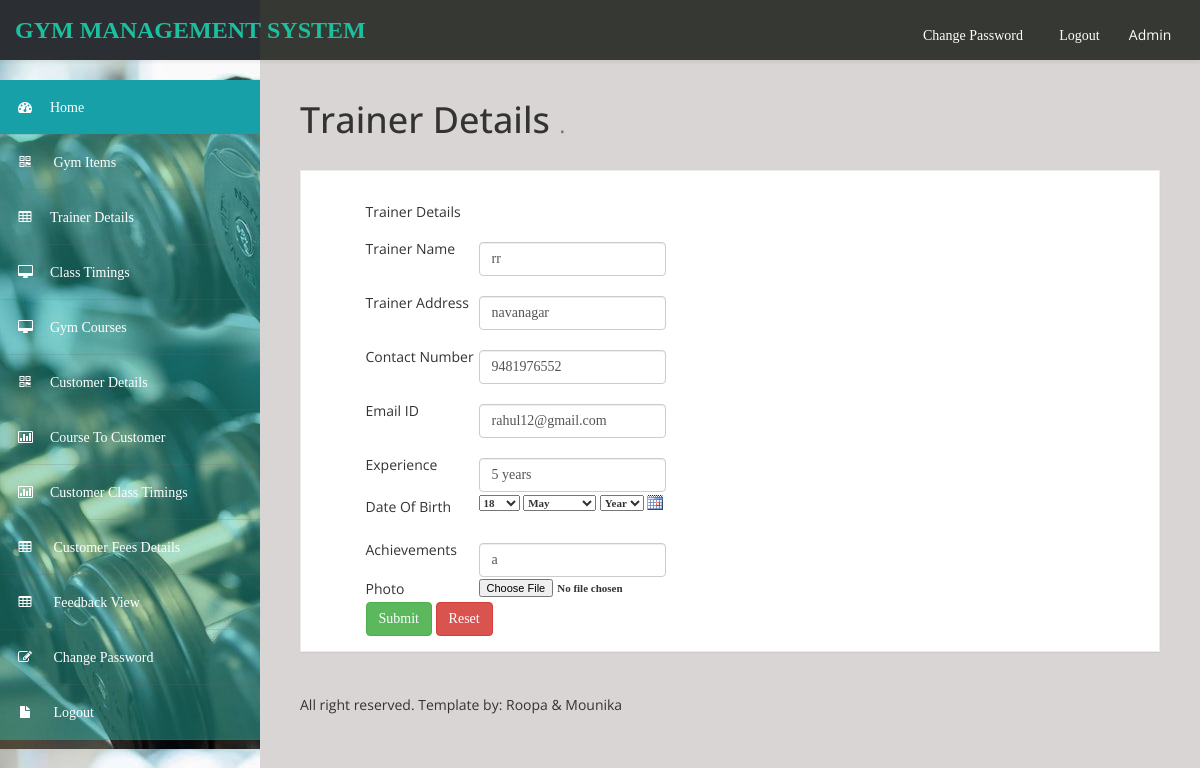
The page /admin/trainer_details_edit.php?trainer_id=10 (signed in) on the database its author committed.
### tables this page shows
CREATE TABLE `trainer_details` (
  `trainer_id` int(100) NOT NULL auto_increment,
  `trainer_name` varchar(100) NOT NULL,
  `trainer_address` varchar(100) NOT NULL,
  `contact_number` varchar(100) NOT NULL,
  `email_id` varchar(100) NOT NULL,
  `experience` varchar(200) NOT NULL,
  `date_of_birth` varchar(100) NOT NULL,
  `achievments` varchar(200) NOT NULL,
  `photo` varchar(100) NOT NULL,
  PRIMARY KEY  (`trainer_id`)
);

### admin/trainer_details_edit.php (the view, shortened to what this page needs)
<!DOCTYPE html>
<html xmlns="http://www.w3.org/1999/xhtml">
<head>
   <?php include('medatada.php');?>
   <?php include('header.php');?>
   <?php include('sidebar.php');?>
<body>
        <div id="page-wrapper" >
            <div id="page-inner">
			 <div class="row">
                    <div class="col-md-12">
                        <h1 class="page-header">
                            <span class="style1">Trainer Details </span><small>.</small>
                        </h1>
               </div>
              </div>
              <div class="row">
                <div class="col-lg-12">
                    <div class="panel panel-default">
                        <div class="panel-heading">
                            </div>
                        <div class="panel-body">
                            <div class="row">
                                <div class="col-lg-6">
<?php
include('db_connect.php');
$trainer_id=$_REQUEST['trainer_id'];
 $sql="select * from trainer_details where trainer_id='$trainer_id' ";
$res=mysqli_query($conn,$sql);
$row=mysqli_fetch_array($res);
?>
<form action="trainer_details_update.php" id="formID" method="post" enctype="multipart/form-data">
  <div align="center">
    <table width="300" border="0">
      <tr>
        <td colspan="2">Trainer Details</td>
      </tr>
      <tr>
        <td width="142">Trainer Name</td>
        <td width="142"><label for="trainer_name"></label>
        <input name="trainer_name" type="text"  class="validate[required] form-control" id="trainer_name" value="<?php echo $row['trainer_name'];?>" /></td>
      </tr>
      <tr>
        <td>Trainer Address</td>
        <td><label for="trainer_address"></label>
        <input name="trainer_address" type="text" class="validate[required] form-control"    id="trainer_address" value="<?php echo $row['trainer_address'];?>" /></td>
      </tr>
      <tr>
        <td>Contact Number</td>
        <td><label for="contact_number"></label>
        <input name="contact_number" type="text" id="contact_number" class="validate[required,custom[mobile]] form-control" value="<?php echo $row['contact_number'];?>" /></td>
      </tr>
      <tr>
        <td>Email ID</td>
        <td><label for="email_id"></label>
        <input name="email_id" type="text" id="email_id"  class="validate[required,custom[email]] form-control" value="<?php echo $row['email_id'];?>" /></td>
      </tr>
      <tr>
        <td>Experience</td>
        <td><label for="experience"></label>
        <input name="experience" type="text" id="experience" class="validate[required] form-control" value="<?php echo $row['experience'];?>" /></td>
      </tr>
      <tr>
        <td>Date Of Birth</td>
        <td><label for="date_of_birth">
          <?php
		include('cal.php');
	  ?>
        </label>
        </td>
      </tr>
      <tr>
        <td>Achievements</td>
        <td><label for="achievements"></label>
          <input name="achievments" type="text" id="achievments" class="validate[required] form-control" value="<?php echo $row['achievments'];?>" /></td>
      </tr>
      <tr>
        <td>Photo</td>
        <td><label for="photo">
          <input name="photo" type="file" id="photo" />
        </label>
        </td>
      </tr>
      <tr>
        <td colspan="2"><input type="submit" name="button" id="button" value="Submit"   class="btn btn-success" />
        <input type="reset" name="button2" id="button2" value="Reset"   class="btn btn-danger"  /></td>
      </tr>
    </table>
  </div>
</form>
</div>
                                <div class="col-lg-6">
                                </div>
                            </div>
                        </div>
                    </div>
                </div>
            </div>
			  <?php include('footer.php');?>
			</div>
	<?php include('val.php'); ?>
</body>
</html>

### admin/assets/css/custom-styles.css (style rules this page uses)
body { font-family: 'Open Sans', sans-serif; background: #32C2CD url(../img/bg-img.jpg) !important; }
#page-wrapper { padding: 15px 15px; min-height: 600px; background: #dad5d5; }
#page-inner { width:100%; margin:10px 20px 10px 0px; background-color:transparent; padding:10px; min-height:1200px; }
h1, .h1, h2, .h2, h3, .h3 { margin-top: 7px; margin-bottom: -5px; }
.panel { border-radius:0px; }
#page-wrapper { position: relative; top: 55px; }
.page-header { padding-bottom: 9px; margin: 10px 0 20px; border-bottom: 1px solid transparent; text-align: left; }
.panel-default { border-color: #ECECEC; }
.panel-default > .panel-heading { color: #000; border-color: #FFF; font-weight:bold; background: #FFFFFF; font-size: 16px; padding: 15px 15px 0; }
.panel-heading { border-bottom: 1px solid transparent; border-top-left-radius: 3px; border-top-right-radius: 3px; }
@media (min-width:768px) { #page-wrapper { margin: 0 0 0 260px; padding: 15px 30px; min-height: 1200px; } }

### admin/calendar/calendar.css (style rules this page uses)
input, select, textarea { font-family: tahoma; font-size: 11px; }

### rows shown on the page
trainer_details: trainer_name "rr", trainer_address "navanagar", contact_number "9481976552", email_id "rahul12@gmail.com", experience "5 years", achievments "a"

### other values the page prints
form field value "18"
form field value "May"
